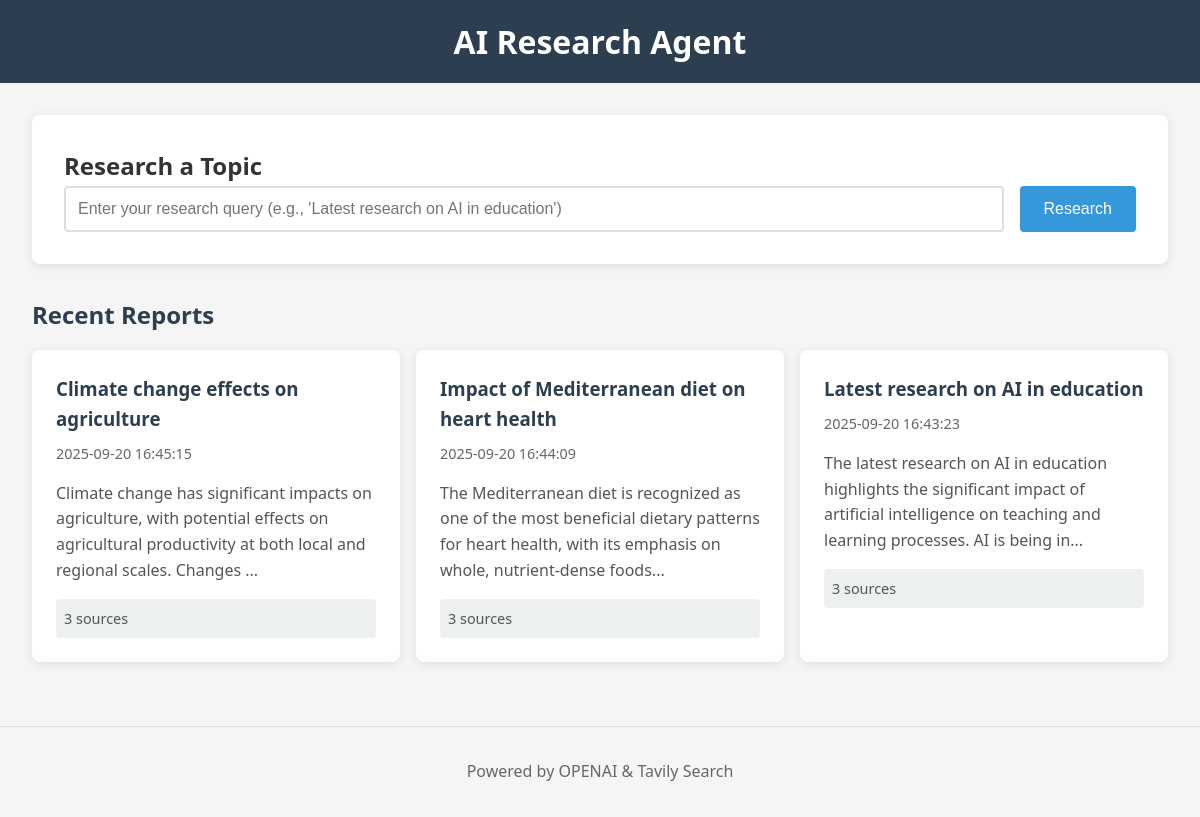
The page / on the database its author committed.
### tables this page shows
CREATE TABLE reports (
                id INTEGER PRIMARY KEY AUTOINCREMENT,
                query TEXT NOT NULL,
                sources TEXT NOT NULL,
                summary TEXT NOT NULL,
                key_points TEXT NOT NULL,
                created_at TIMESTAMP DEFAULT CURRENT_TIMESTAMP
            );

### app.py (the view)
@app.route('/')
def index():
    reports = db.get_all_reports()
    return render_template('index.html', reports=reports, config=os.environ)

### database.py (called while the page is built)
    def get_all_reports(self) -> List[Dict]:
        conn = sqlite3.connect(self.db_path)
        cursor = conn.cursor()
        cursor.execute("SELECT * FROM reports ORDER BY created_at DESC")
        rows = cursor.fetchall()
        conn.close()
        reports = []
        for row in rows:
            reports.append({
                'id': row[0],
                'query': row[1],
                'sources': json.loads(row[2]),
                'summary': row[3],
                'key_points': json.loads(row[4]),
                'created_at': row[5]
            })
        return reports

### templates/index.html (shortened to what this page needs)
{% extends "base.html" %}
{% block content %}
<div class="container">
    <section class="search-section" id="search-section">
        <h2>Research a Topic</h2>
        <form id="research-form" action="{{ url_for('research') }}" method="POST">
            <input
                type="text"
                name="query"
                id="query-input"
                placeholder="Enter your research query (e.g., 'Latest research on AI in education')"
                required
            >
            <button type="submit" id="submit-btn">Research</button>
        </form>
    </section>
    <section class="history-section">
        <h2>Recent Reports</h2>
        {% if reports %}
            <div class="reports-grid">
                {% for report in reports %}
                <div class="report-card">
                    <h3><a href="{{ url_for('view_report', report_id=report.id) }}">{{ report.query }}</a></h3>
                    <p class="date">{{ report.created_at }}</p>
                    <p class="summary-preview">{{ report.summary[:150] }}...</p>
                    <div class="sources-count">{{ report.sources|length }} sources</div>
                </div>
                {% endfor %}
            </div>
        {% else %}
            <p class="no-reports">No reports yet. Start by researching a topic above!</p>
        {% endif %}
    </section>
</div>
{% endblock %}

### templates/base.html (shortened to what this page needs)
<!DOCTYPE html>
<html lang="en">
<head>
    <link rel="stylesheet" href="{{ url_for('static', filename='style.css') }}">
</head>
<body>
    <header>
        <h1><a href="{{ url_for('index') }}">AI Research Agent</a></h1>
    </header>
    <main>
        {% block content %}{% endblock %}
    </main>
    <footer>
        <p id="llm-info">Powered by Tavily Search</p>
    </footer>
</body>
</html>

### static/style.css (style rules this page uses)
* { margin: 0; padding: 0; box-sizing: border-box; }
body { font-family: 'Segoe UI', Tahoma, Geneva, Verdana, sans-serif; line-height: 1.6; color: #333; background-color: #f5f5f5; }
header { background: #2c3e50; color: white; padding: 1rem 0; text-align: center; }
header h1 a { color: white; text-decoration: none; }
.container { max-width: 1200px; margin: 0 auto; padding: 2rem; }
.search-section { background: white; padding: 2rem; border-radius: 8px; margin-bottom: 2rem; box-shadow: 0 2px 10px rgba(0,0,0,0.1); }
.search-section form { display: flex; gap: 1rem; }
.search-section input { flex: 1; padding: 12px; border: 2px solid #ddd; border-radius: 4px; font-size: 16px; }
.search-section button { padding: 12px 24px; background: #3498db; color: white; border: none; border-radius: 4px; cursor: pointer; font-size: 16px; }
.history-section h2 { margin-bottom: 1rem; color: #2c3e50; }
.reports-grid { display: grid; grid-template-columns: repeat(auto-fill, minmax(300px, 1fr)); gap: 1rem; }
.report-card { background: white; padding: 1.5rem; border-radius: 8px; box-shadow: 0 2px 10px rgba(0,0,0,0.1); }
.report-card h3 a { color: #2c3e50; text-decoration: none; }
.date { color: #666; font-size: 0.9rem; margin: 0.5rem 0; }
.summary-preview { margin: 1rem 0; color: #555; }
.sources-count { background: #ecf0f1; padding: 0.5rem; border-radius: 4px; font-size: 0.9rem; color: #555; }
footer { text-align: center; padding: 2rem; color: #666; border-top: 1px solid #ddd; margin-top: 2rem; }

### rows shown on the page
reports: query "Climate change effects on agriculture", created_at "2025-09-20 16:45:15", summary "Climate change has significant impacts on agriculture, with potential effects on agricultural productivity at both local and regional scales. Changes", sources|length "3"
reports: query "Impact of Mediterranean diet on heart health", created_at "2025-09-20 16:44:09", summary "The Mediterranean diet is recognized as one of the most beneficial dietary patterns for heart health, with its emphasis on whole, nutrient-dense foods", sources|length "3"
reports: query "Latest research on AI in education", created_at "2025-09-20 16:43:23", summary "The latest research on AI in education highlights the significant impact of artificial intelligence on teaching and learning processes. AI is being in", sources|length "3"
